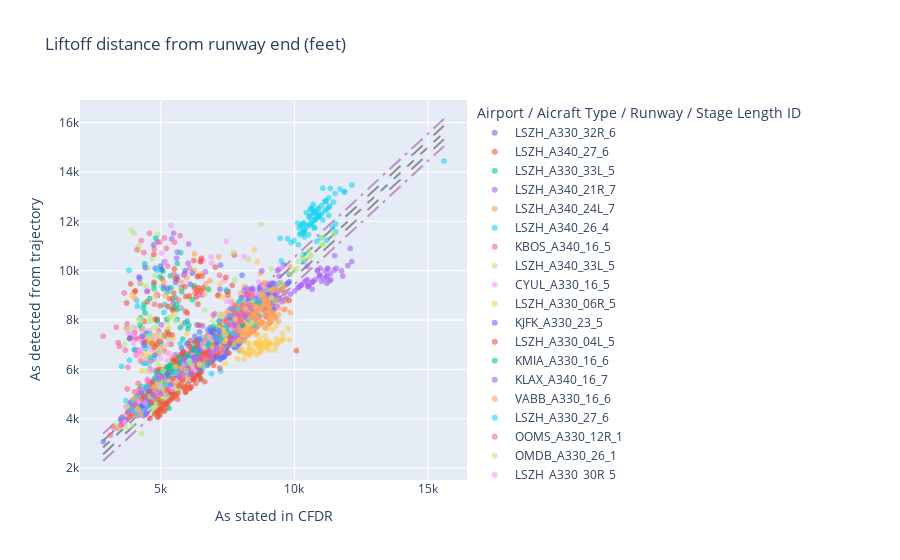

The notebook cell saved with this chart:
### Code cell
#use group to highlight the groups that merit further investigation
detection_plot_by_group = scatter_plot(df_schedule)
detection_plot_by_group.show()
plot_html = detection_plot_by_group.to_html()
with open(filepath+'\\plot_detection_by_group.html', 'w') as f:
    f.write(plot_html)
